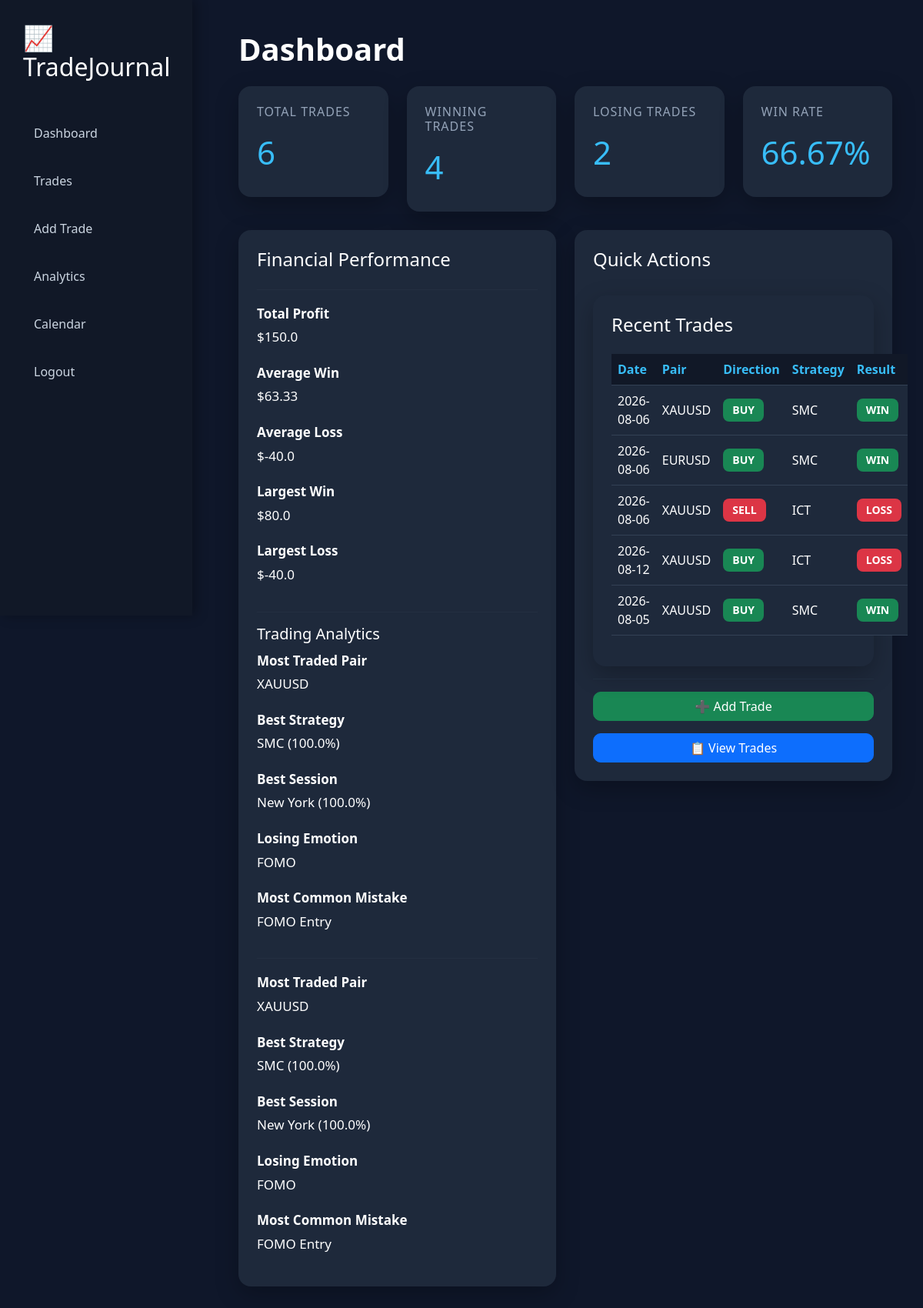
The page /dashboard (signed in) on the database as committed earlier.
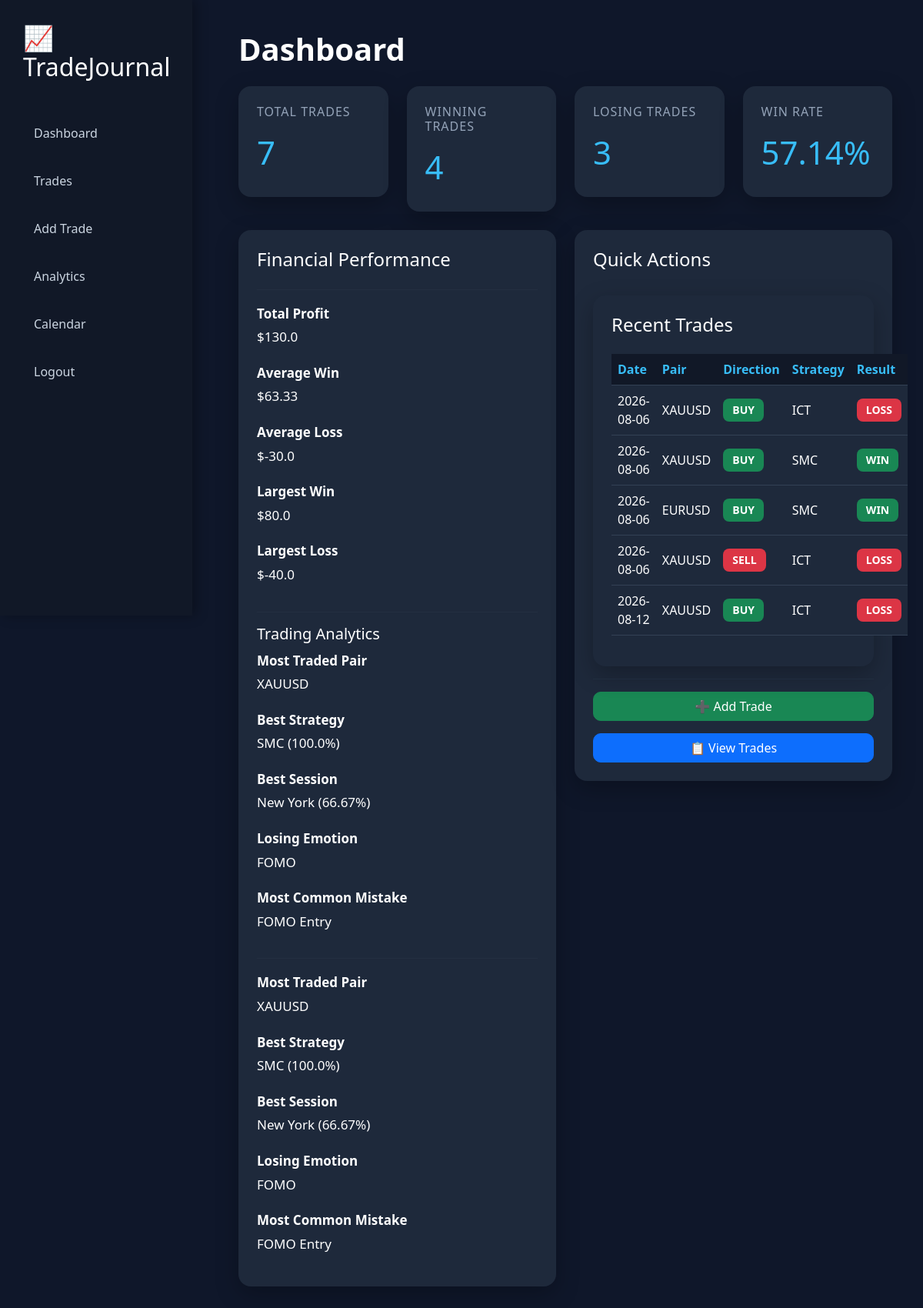
The same page on the database as committed later.
### models/trade.py (models this page shows)
class Trade(db.Model):
    __tablename__ = "trades"
    id = db.Column(db.Integer, primary_key=True)
    date = db.Column(db.String(20), nullable=False)
    symbol = db.Column(db.String(20), nullable=False)
    direction = db.Column(db.String(10), nullable=False)
    entry = db.Column(db.Float, nullable=False)
    exit = db.Column(db.Float, nullable=False)
    lot = db.Column(db.Float, nullable=False)
    market = db.Column(db.String(20), default="Forex")
    profit_loss = db.Column(db.Float, default=0)
    commission = db.Column(db.Float, default=0)
    risk = db.Column(db.Float, default=0)
    strategy = db.Column(db.String(50), default="")
    session = db.Column(db.String(30), default="")
    emotion = db.Column(db.String(50), default="")
    mistake = db.Column(db.String(100), default="")
    notes = db.Column(db.Text)
    before_image = db.Column(db.String(255))
    after_image = db.Column(db.String(255))
    user_id = db.Column(db.Integer, db.ForeignKey("users.id"))

### routes/dashboard.py (the view)
@dashboard_bp.route("/dashboard")
@login_required
def dashboard():
    stats = calculate_dashboard_stats(current_user.id)
    return render_template(
        "dashboard.html",
        user=current_user,
        **stats
    )

### app.py (called while the page is built)
@login_manager.user_loader
def load_user(user_id):
    return User.query.get(int(user_id))

### templates/dashboard.html
{% extends "base.html" %}
{% block content %}
<h1 class="mb-4">Dashboard</h1>
<div class="row g-4">
    <div class="col-lg-3 col-md-6">
        <div class="card p-4">
            <h6>Total Trades</h6>
            <h2>{{ total }}</h2>
        </div>
    </div>
    <div class="col-lg-3 col-md-6">
        <div class="card p-4">
            <h6>Winning Trades</h6>
            <h2>{{ wins }}</h2>
        </div>
    </div>
    <div class="col-lg-3 col-md-6">
        <div class="card p-4">
            <h6>Losing Trades</h6>
            <h2>{{ losses }}</h2>
        </div>
    </div>
    <div class="col-lg-3 col-md-6">
        <div class="card p-4">
            <h6>Win Rate</h6>
            <h2>{{ win_rate }}%</h2>
        </div>
    </div>
</div>
<br>
<div class="row">
<div class="col-lg-6">
<div class="card p-4">
<h4>Financial Performance</h4>
<hr>
<p><strong>Total Profit</strong><br>
${{ total_profit }}</p>
<p><strong>Average Win</strong><br>
${{ average_win }}</p>
<p><strong>Average Loss</strong><br>
${{ average_loss }}</p>
<p><strong>Largest Win</strong><br>
${{ largest_win }}</p>
<p><strong>Largest Loss</strong><br>
${{ largest_loss }}</p>
<hr>
<h5>Trading Analytics</h5>
<p><strong>Most Traded Pair</strong><br>
{{ most_traded }}</p>
<p><strong>Best Strategy</strong><br>
{{ best_strategy }} ({{ best_strategy_rate }}%)</p>
<p><strong>Best Session</strong><br>
{{ best_session }} ({{ best_session_rate }}%)</p>
<p><strong>Losing Emotion</strong><br>
{{ common_emotion }}</p>
<p><strong>Most Common Mistake</strong><br>
{{ common_mistake }}</p>
<hr>
<p><strong>Most Traded Pair</strong><br>{{ most_traded }}</p>
<p><strong>Best Strategy</strong><br>{{ best_strategy }} ({{ best_strategy_rate }}%)</p>
<p><strong>Best Session</strong><br>{{ best_session }} ({{ best_session_rate }}%)</p>
<p><strong>Losing Emotion</strong><br>{{ common_emotion }}</p>
<p><strong>Most Common Mistake</strong><br>{{ common_mistake }}</p>
</div>
</div>
<div class="col-lg-6">
<div class="card p-4">
<h4>Quick Actions</h4>
<br>
<div class="card p-4">
    <h4 class="mb-4">
        Recent Trades
    </h4>
    <table class="table table-hover align-middle">
        <thead>
            <tr>
                <th>Date</th>
                <th>Pair</th>
                <th>Direction</th>
                <th>Strategy</th>
                <th>Result</th>
            </tr>
        </thead>
        <tbody>
        {% for trade in recent_trades %}
        <tr>
            <td>{{ trade.date }}</td>
            <td>{{ trade.symbol }}</td>
            <td>
                {% if trade.direction == "BUY" %}
                    <span class="badge bg-success">
                        BUY
                    </span>
                {% else %}
                    <span class="badge bg-danger">
                        SELL
                    </span>
                {% endif %}
            </td>
            <td>
                {{ trade.strategy }}
            </td>
            <td>
                {% if (trade.direction=="BUY" and trade.exit>trade.entry) or
                      (trade.direction=="SELL" and trade.exit<trade.entry) %}
                    <span class="badge bg-success">
                        WIN
                    </span>
                {% else %}
                    <span class="badge bg-danger">
                        LOSS
                    </span>
                {% endif %}
            </td>
        </tr>
        {% endfor %}
        </tbody>
    </table>
</div>
<hr>
<a href="/add_trade" class="btn btn-success w-100 mb-3">
➕ Add Trade
</a>
<a href="/trades" class="btn btn-primary w-100">
📋 View Trades
</a>
</div>
</div>
</div>
{% endblock %}

Rows that differ between the two databases and show on the page:
no longer on this page (row unchanged): Trade: date "2026-08-05", symbol "XAUUSD", direction "BUY", strategy "SMC"
added Trade: date "2026-08-06", symbol "XAUUSD", direction "BUY", strategy "ICT"
Other text that changed with them:
{{ total }}: "6" → "7"
{{ losses }}: "2" → "3"
{{ win_rate }}: "66.67" → "57.14"
{{ total_profit }}: "150.0" → "130.0"
{{ average_loss }}: "-40.0" → "-30.0"
{{ best_session_rate }}: "100.0" → "66.67"
